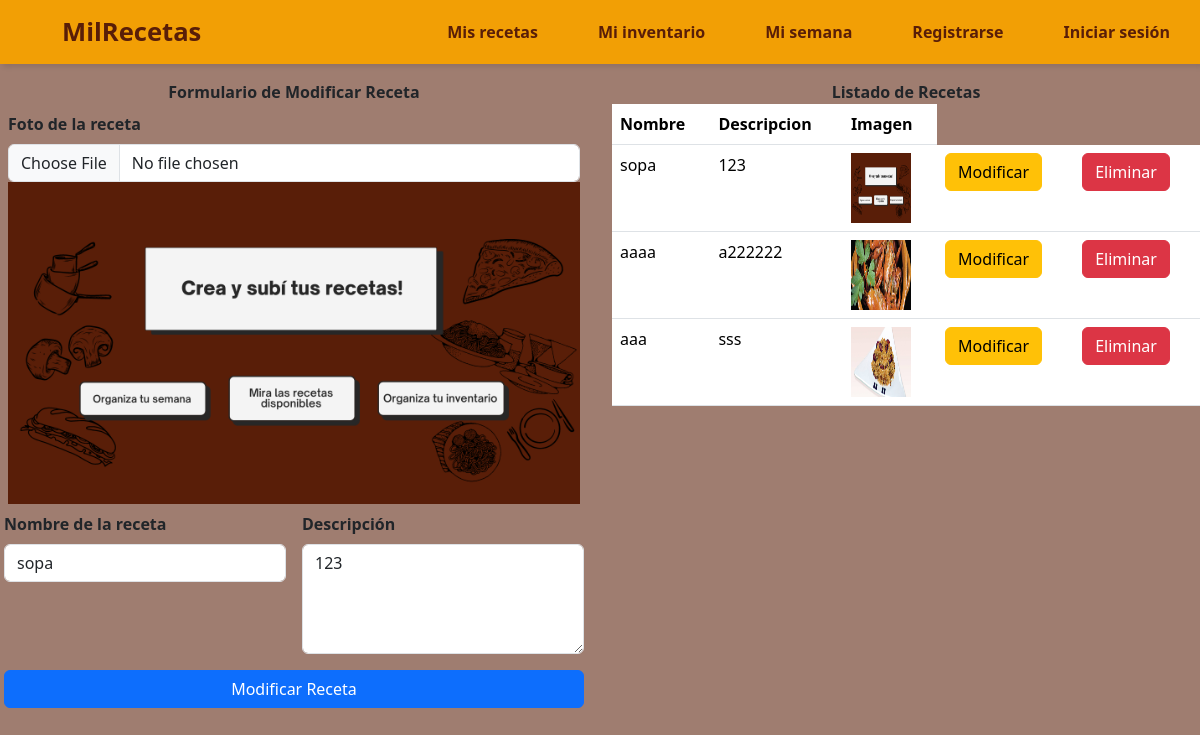
The page /TP_apps_interactivas-slozano88-rama-2/modificar.php?id=5 on the database its author committed.
### tables this page shows
CREATE TABLE `recetas` (
  `id_receta` int(15) NOT NULL,
  `id_usuario` int(15) NOT NULL,
  `nombre` varchar(50) NOT NULL,
  `descripcion` varchar(200) NOT NULL,
  `nombre_img` varchar(250) NOT NULL
);

### TP_apps_interactivas-slozano88-rama-2/modificar.php (the view, shortened to what this page needs)
<?php include("conexion_db.php"); ?>
<!DOCTYPE html>
<html lang="es">
<head>
    <link href="https://cdn.jsdelivr.net/npm/bootstrap@5.3.3/dist/css/bootstrap.min.css" rel="stylesheet">
    <link rel="stylesheet" href="estilos_inicio.css">
    <link rel="stylesheet" href="//cdn.datatables.net/2.1.8/css/dataTables.dataTables.min.css">
</head>
<body>
    <header>
        <nav>
            <ul>
                <li class="marca"><a href="Index.php">MilRecetas</a></li>
                <li class="hideOnMobile"><a href="mis_recetas.php">Mis recetas</a></li>
                <li class="hideOnMobile"><a href="mi_inventario.php">Mi inventario</a></li>
                <li class="hideOnMobile"><a href="#">Mi semana</a></li>
                <li class="hideOnMobile"><a href="registro.php">Registrarse</a></li>
                <?php
                if (isset($_SESSION['id'])) {
                    echo '<li class="hideOnMobile"><a href="logout.php">Cerrar Sesión</a></li>';
                } else {
                    echo '<li><a href="f_login.php">Iniciar sesión</a></li>';
                }
                ?>
            </ul>
        </nav>
    </header>
    <div class="row">
        <div class="col">
            <?php
            $id_receta = $_GET['id'];
            $query = "SELECT * FROM recetas WHERE id_receta = '$id_receta'";
            $resultado = mysqli_query($conex, $query);
            $row = mysqli_fetch_array($resultado);
            ?>
            <div class="card-header text-center"><strong>Formulario de Modificar Receta</strong></div>
            <div class="p-2">
                <form class="row" action="proceso_modificar.php?id=<?php echo $row['id_receta']; ?>" method="POST" enctype="multipart/form-data">
                    <div class="col-p2">
                        <label class="form-label"><strong>Foto de la receta</strong></label>
                        <br>
                        <input type="file" class="form-control" name="foto_receta" value="<?php echo $row['nombre_img']; ?>">
                        <img class="img-fluid" src="img_recetas/<?php echo $row['nombre_img']; ?>" alt="Imagen Receta">
                    </div>
                    <div class="col p-2">
                        <label class="form-label"><strong>Nombre de la receta</strong></label>
                        <input type="text" REQUIRED autocomplete="off" class="form-control" name="nombre_receta" value="<?php echo $row['nombre']; ?>">
                    </div>
                    <div class="col p-2">
                        <label class="form-label"><strong>Descripción</strong></label>
                        <textarea class="form-control" name="descripcion_receta" rows="4"><?php echo $row['descripcion']; ?></textarea>
                    </div>
                    <div class="d-grid gap-2 p-2">
                        <button type="submit" class="btn btn-primary" name="modificar_receta">Modificar Receta</button>
                    </div>
                </form>
            </div>
        </div>
        <div class="col">
            <div class="card-header text-center"><strong>Listado de Recetas</strong></div>
            <table class="table">
                <thead>
                    <tr>
                        <th>Nombre</th>
                        <th>Descripcion</th>
                        <th>Imagen</th>
                    </tr>
                </thead>
                <tbody>
                    <?php
                    $query = "SELECT * FROM recetas";
                    $resultado = mysqli_query($conex, $query);
                    while ($row = mysqli_fetch_array($resultado)) {
                    ?>
                        <tr>
                            <td><?php echo $row['nombre']; ?></td>
                            <td><?php echo $row['descripcion']; ?></td>
                            <td><img height="70px" width="60px" src="img_recetas/<?php echo $row['nombre_img']; ?>"></td>
                            <td><a class="btn btn-warning" href="modificar.php?id=<?php echo $row['id_receta']; ?>">Modificar</a></td>
                            <td><a class="btn btn-danger" href="eliminar.php?id_ingrediente=<?php echo $row['id_receta']; ?>">Eliminar</a></td>
                        </tr>
                    <?php } ?>
                </tbody>
            </table>
        </div>
    </div>
</body>
</html>

### TP_apps_interactivas-slozano88-rama-2/estilos_inicio.css (style rules this page uses)
* { margin: 0; padding: 0; }
body { min-height: 100vh; font-family: 'Segoe UI', Tahoma, Geneva, Verdana, sans-serif; background-color: #591e0893; }
nav { background-color: #F29F05; box-shadow: 3px 3px 5px rgba(0, 0, 0, 0.1); }
nav ul { width: 100%; list-style: none; display: flex; justify-content: flex-end; align-items: center; }
nav li { height: 8vh; }
nav a { height: 100%; padding: 0 30px; text-decoration: none; display: flex; align-items: center; color: #591E08; font-weight: 700; }
.marca { font-size: 1.6em; }
nav li:first-child { margin-right: auto; }

### rows shown on the page
recetas: nombre_img (picture), nombre_receta "sopa", descripcion_receta "123", nombre "sopa", descripcion "123"
recetas: nombre "aaaa", descripcion "a222222", nombre_img (picture)
recetas: nombre "aaa", descripcion "sss", nombre_img (picture)
